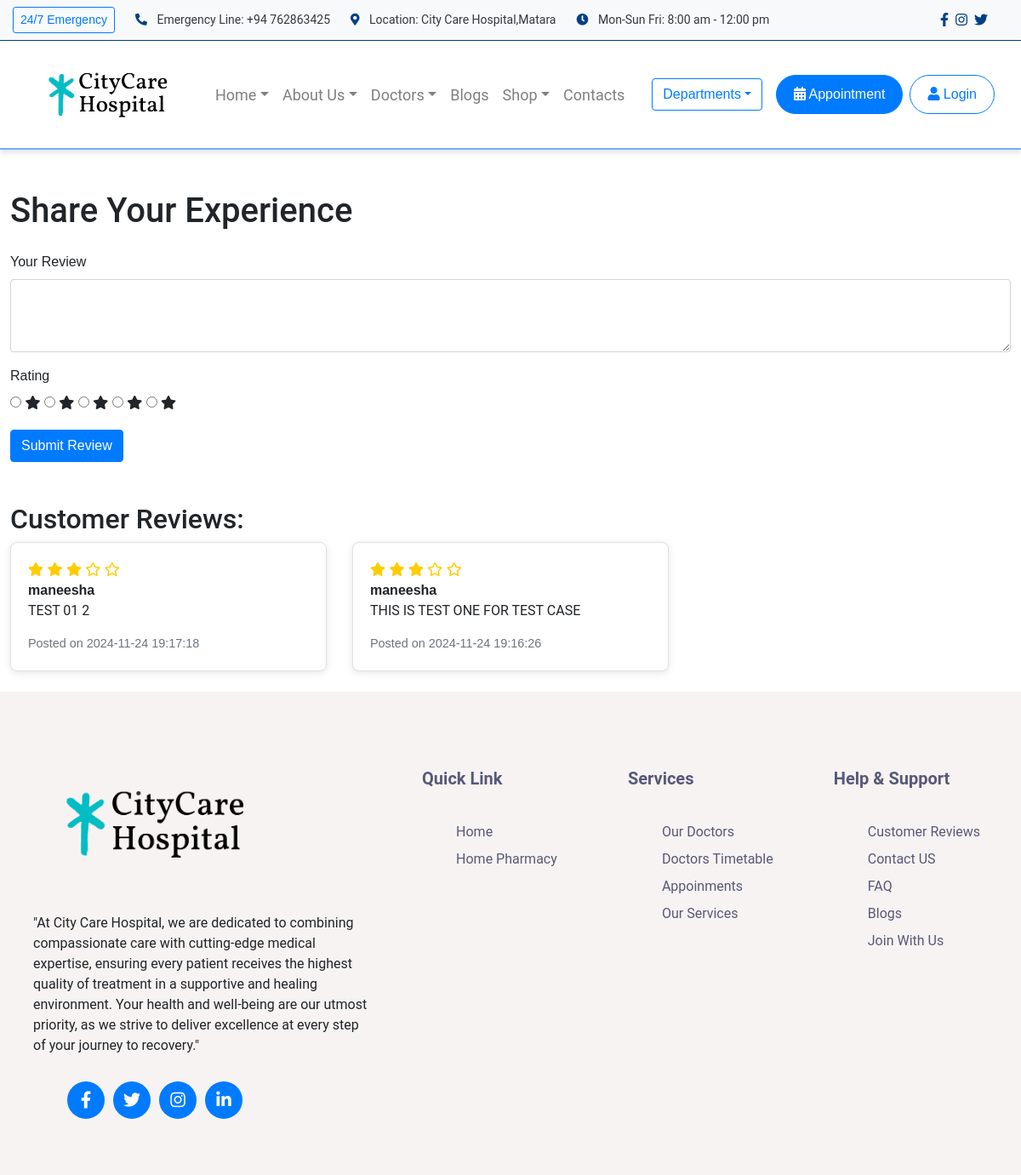
Screenshot of /reviews.php with the database file from the repository.
### tables this page shows
CREATE TABLE IF NOT EXISTS `reviews` (
  `id` int NOT NULL AUTO_INCREMENT,
  `user_id` int NOT NULL,
  `review` text NOT NULL,
  `rating` int DEFAULT NULL,
  `created_at` timestamp NULL DEFAULT CURRENT_TIMESTAMP,
  `status` enum('pending','accepted','rejected','deleted') DEFAULT 'pending',
  PRIMARY KEY (`id`),
  KEY `user_id` (`user_id`)
);

CREATE TABLE IF NOT EXISTS `users` (
  `id` int UNSIGNED NOT NULL AUTO_INCREMENT,
  `role` varchar(30) NOT NULL,
  `name` varchar(100) NOT NULL,
  `first_name` varchar(100) NOT NULL,
  `last_name` varchar(100) NOT NULL,
  `phone` varchar(15) NOT NULL,
  `address` text NOT NULL,
  `profile_picture` varchar(255) DEFAULT NULL,
  `email` varchar(100) NOT NULL,
  `password` varchar(255) NOT NULL,
  `reg_date` timestamp NULL DEFAULT CURRENT_TIMESTAMP ON UPDATE CURRENT_TIMESTAMP,
  `status` enum('active','inactive') DEFAULT 'active',
  PRIMARY KEY (`id`)
);

### reviews.php (the view, shortened to what this page needs)
<?php
include 'db_connect.php';
$reviews = [];
$sql = "SELECT reviews.id, reviews.review, reviews.created_at, reviews.rating, users.name
        FROM reviews
        JOIN users ON reviews.user_id = users.id
        WHERE reviews.status = 'accepted'
        ORDER BY reviews.created_at DESC";
$result = mysqli_query($conn, $sql);
if ($result) {
    while ($row = mysqli_fetch_assoc($result)) {
        $reviews[] = $row;
    }
}
?>
<!DOCTYPE html>
<html lang="en">
<head>
    <link href="https://stackpath.bootstrapcdn.com/bootstrap/4.5.2/css/bootstrap.min.css" rel="stylesheet">
    <link href="https://cdnjs.cloudflare.com/ajax/libs/font-awesome/5.15.1/css/all.min.css" rel="stylesheet">
    <link rel="stylesheet" href="css/review.css">
</head>
<body>
<?php include 'header.php'; ?>
<div class="container mt-5">
    <h1 class="mb-4">Share Your Experience</h1>
    <form method="POST" class="mb-5">
        <div class="form-group">
            <label for="review">Your Review</label>
            <textarea id="review" name="review" class="form-control" rows="3" required><?php echo isset($_POST['review']) ? htmlspecialchars($_POST['review']) : ''; ?></textarea>
        </div>
        <div class="form-group">
            <label>Rating</label>
            <div class="star-rating">
                <input type="radio" id="star1" name="rating" value="1" required>
                <label for="star1" class="fa fa-star"></label>
                <input type="radio" id="star2" name="rating" value="2" <?php echo isset($_POST['rating']) && $_POST['rating'] == 2 ? 'checked' : ''; ?>>
                <label for="star2" class="fa fa-star"></label>
                <input type="radio" id="star3" name="rating" value="3" <?php echo isset($_POST['rating']) && $_POST['rating'] == 3 ? 'checked' : ''; ?>>
                <label for="star3" class="fa fa-star"></label>
                <input type="radio" id="star4" name="rating" value="4" <?php echo isset($_POST['rating']) && $_POST['rating'] == 4 ? 'checked' : ''; ?>>
                <label for="star4" class="fa fa-star"></label>
                <input type="radio" id="star5" name="rating" value="5" <?php echo isset($_POST['rating']) && $_POST['rating'] == 5 ? 'checked' : ''; ?>>
                <label for="star5" class="fa fa-star"></label>
            </div>
        </div>
        <button type="submit" class="btn btn-primary">Submit Review</button>
    </form>
    <h2>Customer Reviews:</h2>
    <div class="row">
        <?php if (!empty($reviews)): ?>
            <?php foreach ($reviews as $review): ?>
                <div class="col-md-4 mb-4">
                    <div class="review-card">
                        <div class="star-rating">
                            <?php for ($i = 1; $i <= 5; $i++): ?>
                                <?php if ($i <= $review['rating']): ?>
                                    <i class="fas fa-star"></i>
                                <?php else: ?>
                                    <i class="far fa-star"></i>
                                <?php endif; ?>
                            <?php endfor; ?>
                        </div>
                        <div class="review-name"><?php echo htmlspecialchars($review['name']); ?></div>
                        <p class="review-text"><?php echo htmlspecialchars($review['review']); ?></p>
                        <div class="date-posted">Posted on <?php echo htmlspecialchars($review['created_at']); ?></div>
                    </div>
                </div>
            <?php endforeach; ?>
        <?php else: ?>
            <div class="alert alert-info col-12">No reviews yet.</div>
        <?php endif; ?>
    </div>
</div>
<?php include 'footer.php'; ?>
</body>
</html>

### css/review.css (style rules this page uses)
body { background-color: #f8f9fa; }
.review-card { background: #ffffff; border: 1px solid #dee2e6; border-radius: 0.5rem; padding: 20px; transition: transform 0.2s, box-shadow 0.2s; height: 100%; box-shadow: 0 2px 10px rgba(0, 0, 0, 0.1); }
.star-rating i { color: #ffcc00; }
.review-name { font-weight: bold; }
.date-posted { font-size: 0.9rem; color: #6c757d; }

### css/index.css (style rules this page uses)
body { font-family: 'Quicksand', sans-serif; }
h1, h2, h3, h4, h5, h6 { font-family: 'Roboto', sans-serif; }
button, .btn { font-family: 'Quicksand', sans-serif; }
p, li { font-family: 'Roboto', sans-serif; }
:root { --primary-blue: #007bff; --light-blue: #66b2ff; --dark-blue: #004085; --white: #ffffff; --light-grey: #f8f9fa; --grey: #6c757d; --dark-grey: #343a40; }
.btn-primary { background-color: var(--primary-blue); border-color: var(--primary-blue); transition: background-color 0.3s ease; }
a, button { transition: all 0.3s ease; }
body { margin: 0; }
body { margin: 0; padding: 0; font-family: Arial, sans-serif; }
:root { --primary-blue: #007bff; --light-blue: #66b2ff; --dark-blue: #004085; --white: #ffffff; --secondary-color: #6c757d; }
@media (min-width: 768px) { .col-md-4 { flex: 0 0 33.3333%; max-width: 33.3333%; } }
.container { width: 100%; max-width: 1320px; margin: 0 auto; padding: 0 12px; }

### css/footer.css (style rules this page uses)
.container { width: 100%; max-width: 1320px; margin: 0 auto; padding: 0 12px; }

### rows the page displays
reviews: rating 3 (drawn), user.name "maneesha", review "TEST 01 2", created_at "2024-11-24 19:17:18"
reviews: rating 3 (drawn), user.name "maneesha", review "THIS IS TEST ONE FOR TEST CASE", created_at "2024-11-24 19:16:26"
